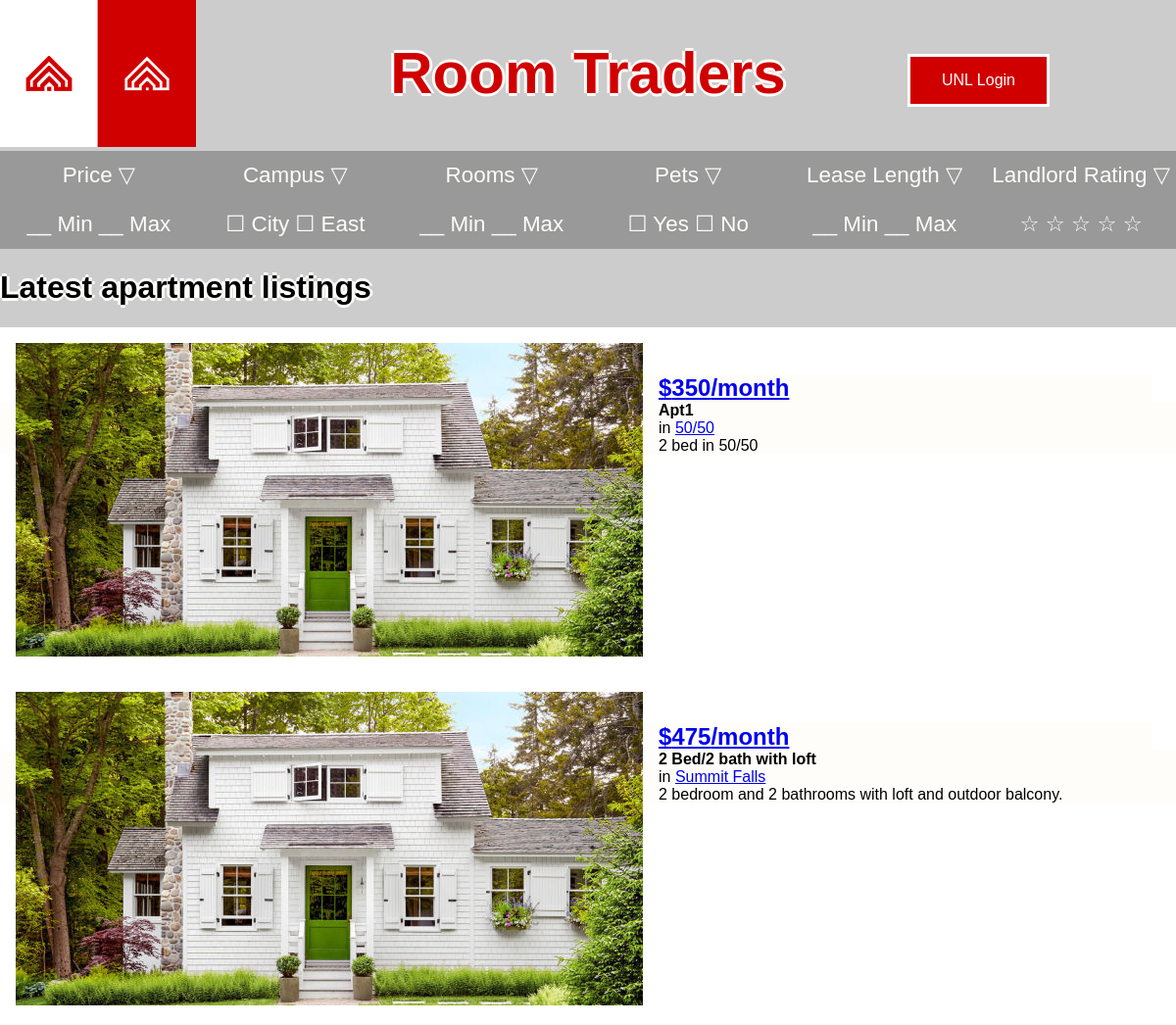
The page / on the database its author committed.
### apartments/models.py (models this page shows, shortened)
class Apartment(models.Model):
    nickname = models.CharField(max_length=255)
    building = models.ForeignKey(Building)
    description = models.TextField()
    price = models.IntegerField()
    leasingOptions = models.CharField(max_length=255)
    bedrooms = models.PositiveIntegerField()
    def get_absolute_url(self):
        return "/apartments/listing/%s" % self.id

class Building(models.Model):
    name = models.CharField(max_length=255)
    address = models.CharField(max_length=255)
    contactInfo = models.CharField(max_length=255)
    rating = models.FloatField(default=0.0) #derived from reviews
    amenities = models.ManyToManyField(Amenities)
    distanceToCity = models.FloatField()
    distanceToEast = models.FloatField()
    available = models.BooleanField()
    name_slug = models.SlugField(default="building-name")
    def __str__(self):
        return self.name
    def get_absolute_url(self):
        return "/building/%s" % self.name_slug

### apartments/views.py (the view)
# urls.py: url(r'^$', views.index, name='index'),
def index(request): #List Apartments
    aptList = Apartment.objects.all()#LATER (order by date-time published)
    context = {'aptList':aptList} #creates a dictionary
    return render(request, 'apartments/index.html', context)

### apartments/templates/apartments/index.html
{% extends "base.html" %}
{% block content %}
<h1>Latest apartment listings</h1>
{% for object in aptList %}
<div class="row">
	<div class="col-xs-12" style="background-color:white;">
    	<div class="photolisting">
        	<a href="{{ object.get_absolute_url }}"><img src="static/images/house1.jpg"></a>
        </div>
    	<div class="info">
        	<h2><a href="{{ object.get_absolute_url }}">${{ object.price}}/month</a></h2><h4>{{ object.nickname }}</h4>
            <p>in <a href="{{ object.building.get_absolute_url }}">{{ object.building }}</a></p>
            <p>{{ object.description }}</p>
        </div>
    </div>
</div>
{% endfor %}
{% endblock %}

### apartments/static/css/roomtraders.css (style rules this page uses)
* { font-family: sans-serif; }
h1 { text-shadow: -3px 0 #FEFDFA, 0 3px #FEFDFA, 3px 0 #FEFDFA, 0 -3px #FEFDFA; }
h2 { color: #D00000; margin-top:50%; }
body { background-color: #CCC; padding: 0; margin: 0; }
img { max-width:100%; }
.photolisting { text-align: center; padding: 0; margin: 1em; float: left; }
.info h2, h4, p { text-align: left; padding-left: 2em; margin: 2em 1em 0 2em; background-color: #FEFDFA; }
.listinginfo h2, h4, p { padding: 0; margin: 0; }

### rows shown on the page
Apartment: price "350", nickname "Apt1", building "50/50", description "2 bed in 50/50"
Apartment: price "475", nickname "2 Bed/2 bath with loft", building "Summit Falls", description "2 bedroom and 2 bathrooms with loft and outdoor balcony."
